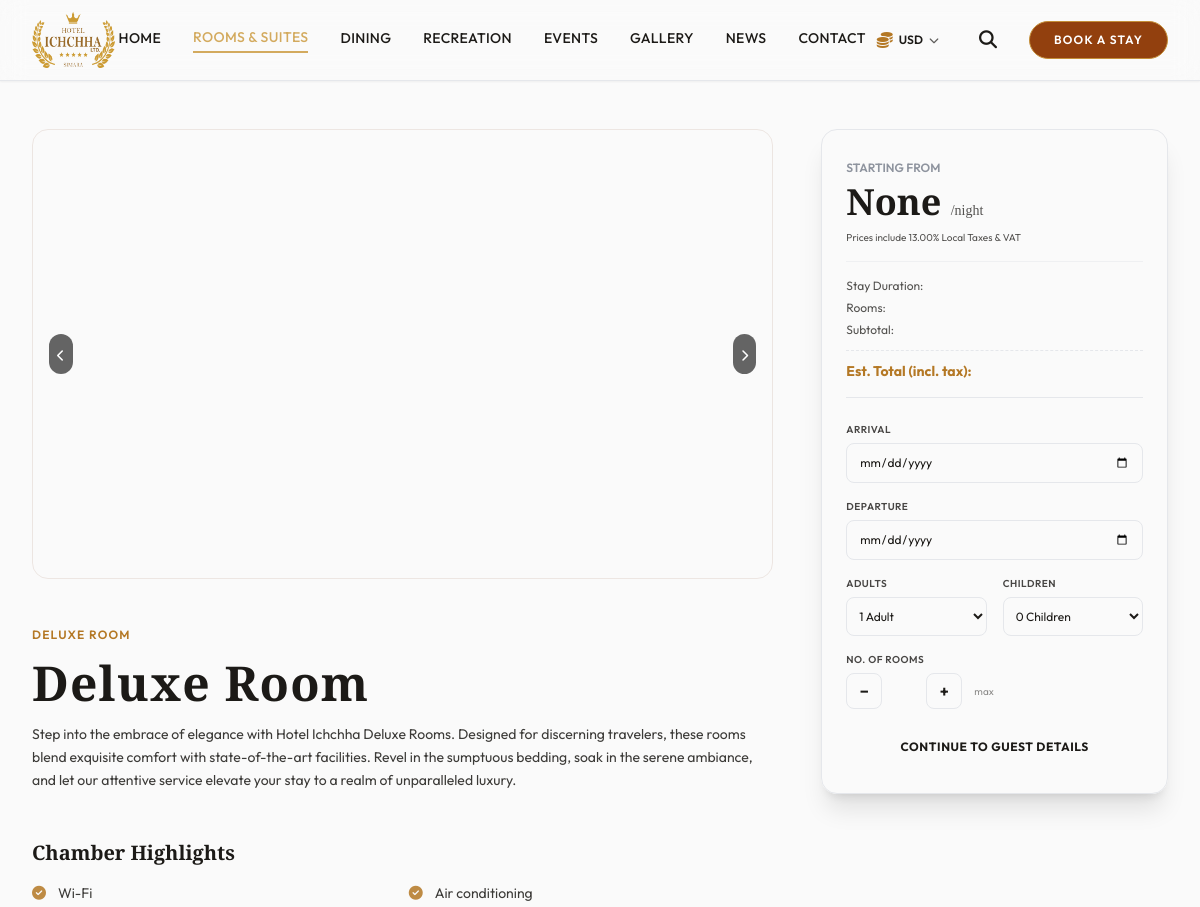
The page /rooms/deluxe-room/ (upper part) on the database as committed earlier.
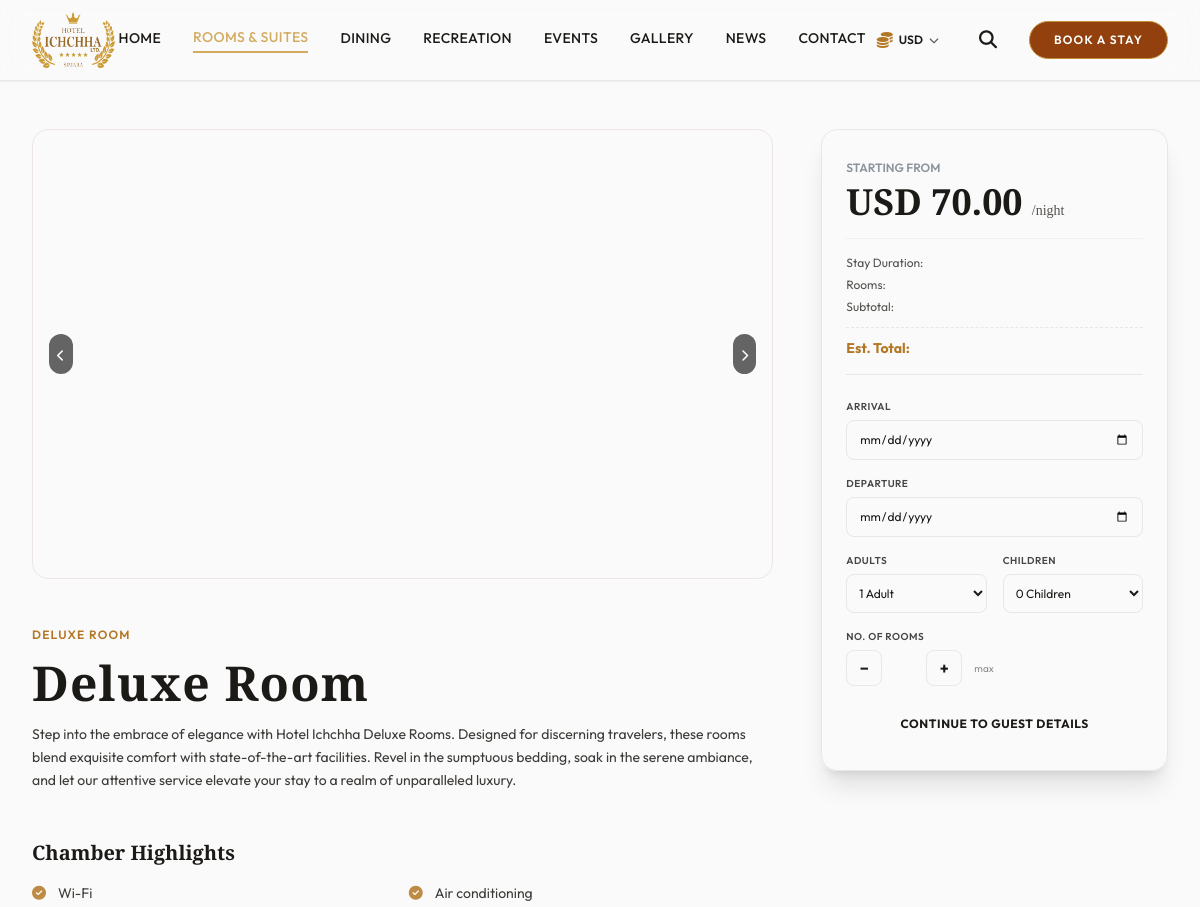
The same page on the database as committed later.
### rooms/models/room.py (models this page shows, shortened)
class Room(models.Model):
    title = models.CharField(max_length=200)
    slug = models.SlugField(max_length=250, unique=True, blank=True)
    category = models.ForeignKey(
        'RoomCategory',
        on_delete=models.PROTECT,
        related_name='rooms',
        help_text="Room category (managed in admin under Room Categories)"
    )
    description = models.TextField()
    highlights = models.TextField(help_text="Comma-separated or line-separated list of room highlights")
    tax_percentage = models.DecimalField(max_digits=5, decimal_places=2, blank=True, null=True, default=None, help_text="Optional tax percentage for this room listing")
    room_size = models.IntegerField(help_text="Size in sq. ft. or sq. meters")
    max_adults = models.IntegerField(default=2)
    max_children = models.IntegerField(default=0)
    bed_type = models.CharField(max_length=100, default="King Size")
    facilities = models.ManyToManyField('RoomFacility', related_name='rooms', blank=True)
    virtual_tour_url = models.URLField(blank=True, null=True, help_text="Link to 3D virtual tour")
    video_url = models.URLField(blank=True, null=True, help_text="YouTube or Vimeo embed link")
    is_featured = models.BooleanField(default=False)
    is_published = models.BooleanField(default=True, help_text="Designates whether this room is visible on the website")
    created_at = models.DateTimeField(auto_now_add=True)
    updated_at = models.DateTimeField(auto_now=True)
    class Meta:
        ordering = ['id']
    def set_active_currency(self, currency_code):
        self._active_currency_code = currency_code
        if hasattr(self, 'active_currency_price') and self.active_currency_price:
            matches = [p for p in self.active_currency_price if p.currency.iso_code == currency_code]
            self._active_price = matches[0] if matches else None
        else:
            self._active_price = self.currency_prices.filter(currency__iso_code=currency_code).first()
    @property
    def base_price(self):
        active_price = getattr(self, '_active_price', None)
        if active_price:
            return active_price.base_price
        first_price = self.currency_prices.first()
        return first_price.base_price if first_price else None
    @property
    def discount_price(self):
        active_price = getattr(self, '_active_price', None)
        if active_price:
            return active_price.discount_price
        first_price = self.currency_prices.first()
        return first_price.discount_price if first_price else None
    @property
    def currency(self):
        active_price = getattr(self, '_active_price', None)
        if active_price:
            return active_price.currency
        first_price = self.currency_prices.first()
        return first_price.currency if first_price else None
    @property
    def total_rooms(self):
        return self.category.total_rooms if self.category else 0
    @property
    def adults_range(self):
        return range(1, max(1, self.max_adults) + 1)
    @property
    def children_range(self):
        return range(0, max(0, self.max_children) + 1)

### rooms/models/room_category.py (models this page shows, shortened)
class RoomCategory(models.Model):
    name = models.CharField(max_length=100, unique=True, help_text="Category display name, e.g. 'Deluxe Room'")
    slug = models.SlugField(max_length=120, unique=True, blank=True, help_text="Auto-generated URL-safe key, e.g. 'deluxe'")
    total_rooms = models.PositiveIntegerField(default=1, help_text="Total physical rooms available for this category across all currencies")
    order = models.IntegerField(default=0, help_text="Display order in dropdowns and filters")
    is_published = models.BooleanField(default=True, help_text="Show this category in room filters and admin dropdowns")
    class Meta:
        verbose_name = "Room Category"
        verbose_name_plural = "Room Categories"
        ordering = ["order", "name"]

### settings_manager/models/currency.py (models this page shows, shortened)
class Currency(BaseModel):
    name = models.CharField(max_length=128)
    iso_code = models.CharField(max_length=10, unique=True)
    symbol = models.CharField(max_length=10)
    is_custom = models.BooleanField(default=False)
    sequence = models.SmallIntegerField(blank=False, null=True)
    is_published = models.BooleanField(default=False)
    display_name = models.GeneratedField(
        expression=models.F("name"),
        output_field=models.CharField(max_length=128),
        db_persist=True,
    )
    class Meta:
        ordering = ["sequence", "id"]
        indexes = [
            models.Index(fields=["iso_code"]),
        ]

### rooms/models/room_currency_price.py (models this page shows, shortened)
class RoomCurrencyPrice(models.Model):
    room = models.ForeignKey(
        'Room',
        on_delete=models.CASCADE,
        related_name='currency_prices'
    )
    currency = models.ForeignKey(
        'settings_manager.Currency',
        on_delete=models.PROTECT,
        related_name='room_currency_prices'
    )
    base_price = models.DecimalField(max_digits=10, decimal_places=2)
    discount_price = models.DecimalField(max_digits=10, decimal_places=2, blank=True, null=True)
    class Meta:
        unique_together = ('room', 'currency')
        verbose_name = "Room Currency Price"
        verbose_name_plural = "Room Currency Prices"

### rooms/views/public.py (the view)
# urls.py: path('<slug:slug>/', RoomDetailView.as_view(), name='room_detail'),
class RoomDetailView(DetailView):
    model = Room
    template_name = 'rooms/room_detail.html'
    context_object_name = 'room'
    slug_url_kwarg = 'slug'
    def get_queryset(self):
        selected_currency = self.request.COOKIES.get('currency', 'USD')
        from django.db.models import Prefetch
        from rooms.models.room_currency_price import RoomCurrencyPrice
        return super().get_queryset().filter(is_published=True).prefetch_related(
            'images', 'facilities', 'policies', 'seasonal_prices',
            Prefetch(
                'currency_prices',
                queryset=RoomCurrencyPrice.objects.filter(currency__iso_code=selected_currency),
                to_attr='active_currency_price'
            )
        )
    def get_context_data(self, **kwargs):
        context = super().get_context_data(**kwargs)
        selected_currency = self.request.COOKIES.get('currency', 'USD')
        if self.object:
            self.object.set_active_currency(selected_currency)
        from settings_manager.models.currency import Currency
        try:
            currency_obj = Currency.objects.filter(iso_code=selected_currency, is_published=True).first()
            context['selected_currency_symbol'] = currency_obj.symbol if currency_obj else '$'
        except Exception:
            context['selected_currency_symbol'] = '$'
        return context

### rooms/templates/rooms/room_detail.html (shortened to what the changed rows need)
{% extends 'base.html' %}
{% block content %}
<section class="py-12 max-w-7xl mx-auto px-4 sm:px-6 lg:px-8">
    <div class="grid grid-cols-1 lg:grid-cols-3 gap-12">
        <div class="lg:col-span-2 space-y-12">
            <div class="space-y-4">
                <div class="flex items-center gap-3">
                    <span class="text-xs font-semibold tracking-widest uppercase text-luxuryGold-500">{{ room.category.name|default:"Luxury Suite" }}</span>
                </div>
                <h1 class="font-luxury-title text-4xl sm:text-5xl font-bold tracking-wide">{{ room.title }}</h1>
                <p class="text-sm leading-relaxed opacity-85">{{ room.description }}</p>
            </div>
        </div>
        <div class="space-y-8 lg:col-span-1" x-data="{
            checkIn: new URLSearchParams(window.location.search).get('check_in') || new Date(new Date().getTime() + 24*60*60*1000).toISOString().split('T')[0],
            checkOut: new URLSearchParams(window.location.search).get('check_out') || new Date(new Date().getTime() + 2*24*60*60*1000).toISOString().split('T')[0],
            adults: parseInt(new URLSearchParams(window.location.search).get('adults')) || 2,
            children: parseInt(new URLSearchParams(window.location.search).get('children')) || 0,
            numRooms: 1,
            maxRooms: {{ room.total_rooms }},
            showModal: false,
            basePrice: {{ room.base_price|default:0 }},
            roomCurrency: '{{ room.currency.iso_code|default:"USD" }}',
            taxPercentage: {{ room.tax_percentage|default:0 }},
            checkingAvailability: false,
            isAvailable: true,
            errorMessage: '',
            get nights() {
                if (!this.checkIn || !this.checkOut) return 0;
                const start = new Date(this.checkIn);
                const end = new Date(this.checkOut);
                const diffTime = end - start;
                if (diffTime <= 0) return 0;
                return Math.ceil(diffTime / (1000 * 60 * 60 * 24));
            },
            get subtotal() {
                return this.basePrice * this.nights * this.numRooms;
            },
            get tax() {
                return this.taxPercentage > 0 ? this.subtotal * (this.taxPercentage / 100) : 0;
            },
            get total() {
                return this.subtotal + this.tax;
            },
            validateDates() {
                const start = new Date(this.checkIn);
                const end = new Date(this.checkOut);
                const today = new Date();
                today.setHours(0,0,0,0);
                if (start < today) {
                    alert('Arrival date cannot be in the past.');
                    return false;
                }
                if (end <= start) {
                    alert('Departure date must be at least one day after arrival date.');
                    return false;
                }
                return true;
            },
            async submitReservation() {
                if (!this.validateDates()) return;
                this.checkingAvailability = true;
                this.errorMessage = '';
                try {
                    const res = await fetch(`/rooms/api/{{ room.id }}/check-availability/?check_in=${this.checkIn}&check_out=${this.checkOut}&num_rooms=${this.numRooms}`);
                    if (!res.ok) {
                        throw new Error('Error checking availability');
                    }
                    const data = await res.json();
                    this.isAvailable = data.available;
                    if (data.available) {
                        this.showModal = true;
                    } else if (data.available_rooms > 0) {
                        this.errorMessage = `Only ${data.available_rooms} room${data.available_rooms === 1 ? '' : 's'} available for the selected dates.`;
                    } else {
                        this.errorMessage = 'This room is not available for the selected dates. Please adjust your dates.';
                    }
                } catch (e) {
                    console.error(e);
                    // Fallback to open modal in case of connection/server issue
                    this.showModal = true;
                } finally {
                    this.checkingAvailability = false;
                }
            }
        }">
            <div class="rounded-2xl p-6 border shadow-xl sticky top-28"
                 :class="{
                     'bg-white border-gray-200': currentTheme === 'light',
                     'bg-[#161412] border-amber-900/20': currentTheme !== 'light'
                 }">
                <div class="border-b pb-4 mb-6 border-gray-200" :class="{ 'border-gray-200': currentTheme === 'light', 'border-amber-900/10': currentTheme !== 'light' }">
                    <span class="text-xs uppercase opacity-75 font-semibold text-gray-500">Starting from</span>
                    <h3 class="font-luxury-title text-4xl font-extrabold mt-1" :class="{ 'text-luxuryGold-800': currentTheme === 'light', 'text-amber-250': currentTheme !== 'light' }">
                        <span>{{ room.currency.iso_code }} {{ room.base_price }}</span>
                        <span class="text-sm font-normal opacity-75">/night</span>
                    </h3>
                    {% if room.tax_percentage %}
                    <p class="text-[10px] opacity-75 mt-2">Prices include {{ room.tax_percentage }}% Local Taxes & VAT</p>
                    {% endif %}
                    <div class="mt-4 pt-4 border-t border-gray-200/50" :style="{ borderColor: currentTheme !== 'light' ? '#92400e22' : '#e5e7eb' }" x-show="nights > 0">
                        <div class="flex justify-between text-xs opacity-75">
                        </div>
                        <div class="flex justify-between text-xs opacity-75 mt-1.5">
                        </div>
                        <div class="flex justify-between text-xs opacity-75 mt-1.5">
                        </div>
                        <div class="flex justify-between text-sm font-bold text-luxuryGold-500 mt-3 pt-2.5 border-t border-dashed" :style="{ borderColor: currentTheme !== 'light' ? '#92400e22' : '#e5e7eb' }">
                             <span>Est. Total{% if room.tax_percentage %} (incl. tax){% endif %}:</span>
                        </div>
                    </div>
                </div>
                <form @submit.prevent="submitReservation()" class="space-y-4">
                    <div class="grid grid-cols-2 gap-4">
                        <div>
                            <label class="block text-[10px] font-semibold uppercase tracking-wider mb-1.5 opacity-80">Adults</label>
                            <select name="adults" x-model="adults" class="w-full px-2 py-2.5 rounded-lg border bg-transparent text-xs focus:outline-none focus:ring-1 focus:ring-luxuryGold-400"
                                    :class="{ 'border-gray-300': currentTheme === 'light', 'border-amber-900/40': currentTheme !== 'light' }">
                                {% for i in room.adults_range %}
                                <option value="{{ i }}">{{ i }} Adult{{ i|pluralize }}</option>
                                {% endfor %}
                            </select>
                        </div>
                        <div>
                            <label class="block text-[10px] font-semibold uppercase tracking-wider mb-1.5 opacity-80">Children</label>
                            <select name="children" x-model="children" class="w-full px-2 py-2.5 rounded-lg border bg-transparent text-xs focus:outline-none focus:ring-1 focus:ring-luxuryGold-400"
                                    :class="{ 'border-gray-300': currentTheme === 'light', 'border-amber-900/40': currentTheme !== 'light' }">
                                {% for i in room.children_range %}
                                <option value="{{ i }}">{{ i }} Child{{ i|pluralize:"ren" }}</option>
                                {% endfor %}
                            </select>
                        </div>
                    </div>
                </form>
    </div>
</section>
{% endblock %}

### templates/includes/header.html (shortened to what the changed rows need)
{% load static %}
<header class="sticky top-0 z-50 border-b shadow-sm backdrop-blur-md transition-colors duration-300"
        :class="{
            'bg-white/95 border-gray-200 text-gray-800': currentTheme === 'light',
            'bg-[#121212]/95 border-[#2D2D2D] text-gray-200': currentTheme === 'dark',
            'bg-[#0A0908]/95 border-amber-900/20 text-amber-100': currentTheme === 'luxury' || currentTheme === 'festival'
        }">
    <div class="max-w-7xl mx-auto px-4 sm:px-6 lg:px-8">
        <div class="flex items-center justify-between h-20">
            <div class="hidden md:flex items-center space-x-6">
                <div class="relative" x-data="{ open: false }" @click.away="open = false">
                    <button @click="open = !open"
                            class="p-2 rounded-full focus:outline-none transition-colors flex items-center gap-1.5 text-xs font-semibold"
                            :class="currentTheme === 'light' ? 'hover:bg-gray-100 text-gray-800' : 'hover:bg-luxuryGold-900/10 text-inherit'"
                            title="Switch Currency">
                        <i class="fa-solid fa-coins text-base text-luxuryGold-500"></i>
                        <span x-text="currentCurrency">{{ selected_currency }}</span>
                        <i class="fa-solid fa-chevron-down text-[10px] opacity-70"></i>
                    </button>
                </div>
            </div>
        </div>
    </div>
</header>

Rows that differ between the two databases and show on the page:
now on this page (row edited): Currency: iso_code "USD"
changed Room "Deluxe Room": tax_percentage "13.00" → (not shown)
added RoomCurrencyPrice: currency.iso_code "USD", base_price "70.00"
Other text that changed with them:
{{ selected_currency }}: "USD" → (not shown)
{{ room.base_price }}: "None" → "70.00"
text no longer shown: "Prices include % Local Taxes & VAT (incl. tax)"
